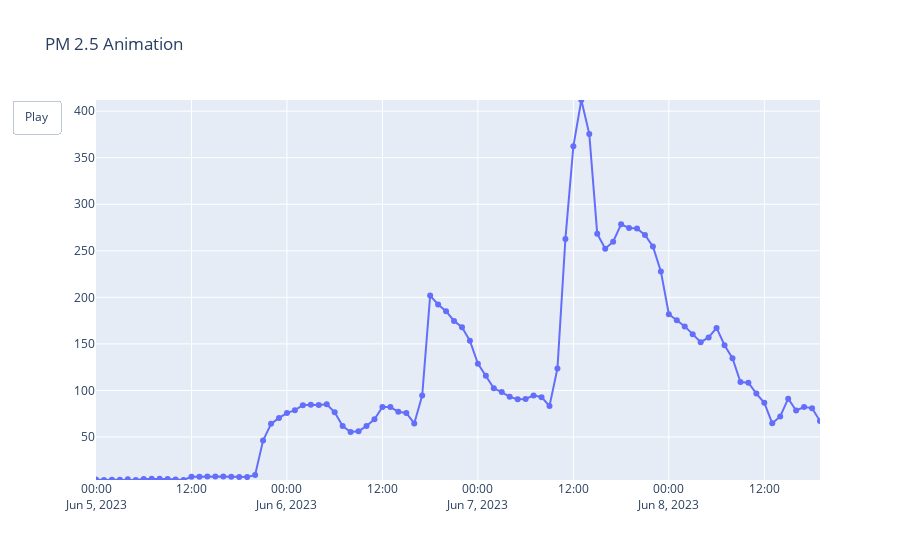

Write notebook code for a chart like this one.
### Code cell
import pandas as pd
import plotly.graph_objects as go

# Assuming you have a DataFrame named 'df' with 'DateTime' and 'pm25' columns

# Create the figure and plot the initial data
fig = go.Figure(
    data=[go.Scatter(x=df['DateTime'], y=df['pm25'], mode='lines+markers')],
    layout=go.Layout(
        title='PM 2.5 Animation',
        xaxis=dict(range=[df['DateTime'].min(), df['DateTime'].max()]),
        yaxis=dict(range=[df['pm25'].min(), df['pm25'].max()])
    ),
    frames=[go.Frame(data=[go.Scatter(x=df['DateTime'][:i+1], y=df['pm25'][:i+1], mode='lines+markers')]) for i in range(len(df))]
)

# Add animation settings
fig.update_layout(
    updatemenus=[
        dict(
            type='buttons',
            showactive=False,
            buttons=[dict(label='Play', method='animate', args=[None, {'frame': {'duration': 500, 'redraw': True}, 'fromcurrent': True}])]
        )
    ]
)

# Display the animated plot
fig.show()
